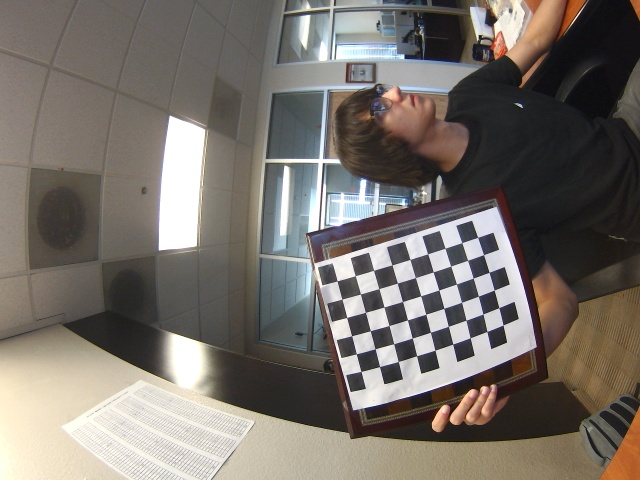
#> input picture imgs/calib_inputs/0.jpg, 640 x 480 px
$ python -i AnswerDetector.py   (imports and definitions only)
#> lines starting #> are read from the running program, lines starting #| are printed output that depends on the picture; after the words box and inside, x2 and y2 are one past the last pixel; in counts of white or black regions, pixels touching at a corner belong together
### src/classes/Grid.py
import cv2 as cv
import numpy as np
from math import sqrt

class Grid():
    def __init__(self, points, output_img=None):
        self.srt_pts = sorted(points, key=lambda  pt: pt[1])
        self.grid = []
        self._create(output_img)

    def _create(self, output_img):
        for pt in self.srt_pts:
            found_col = self._find_pt_column(pt)
            if not found_col:
                self.grid.append([pt])

        sides = self.side_most(2, output_img=output_img)
        if sides is not None:
            self.left, self.right = sides
            self.left = sorted(self.left, key=lambda pt: pt[1])
            self.right = sorted(self.right, key=lambda pt: pt[1])
        else:
            self.left, self.right = [],[]

    def _find_pt_column(self, pt):
        currX, currY = pt
        for col in self.grid:
            lastX, lastY = col[-1]
            xDis = abs(currX - lastX)
            yDis = abs(currY - lastY)

            if xDis < 15 and yDis < 40:
                col.append(pt)
                return True

        return False

    def side_most(self, amount, output_img=None):
        # less than expected amount of cols.
        if len(self.grid) < amount * 2:
            return

        left_cols = []
        right_cols = []

        left_sorted = sorted(self.grid, key = lambda col: col[0][0])
        for i in range(amount):
            left_cols.append(left_sorted[i])

        right_sorted = left_sorted[::-1]
        for i in range(amount):
            right_cols.append(right_sorted[i])

        # both = left_cols + right_cols
        # for i1, pt1 in

        # DISPLAY #
        if output_img is not None:
            img = output_img.copy()
            for grid in left_cols + right_cols:
                for pt in grid:
                    cv.circle(img, (int(pt[0]), int(pt[1])), 7, (0,255,0), 2)
            cv.imshow("grid_side_most_img", img)

        left = [pt for col in left_cols for pt in col]
        right = [pt for col in right_cols for pt in col]

        return (left, right)

    # [10 lines left out: function display, not called in this run]

### src/classes/old/AnswerDetector.py
import cv2 as cv
import numpy as np
from classes.Grid import Grid
import constants.answers as answer_list
from math import sqrt
from statistics import mean

class AnswerDetector():
    def __init__(self, **kwargs):
        self.save_thresh = None

    def _get_circlish(self, img):
        copy = img.copy()
        copy = cv.cvtColor(copy, cv.COLOR_BGR2GRAY)
        zeros_copy = np.zeros_like(copy)

        thresh = cv.adaptiveThreshold(copy, 255, cv.ADAPTIVE_THRESH_MEAN_C, cv.THRESH_BINARY_INV, 15, 3)
        self.save_thresh = thresh
        contours, _ = cv.findContours(thresh, cv.RETR_TREE, cv.CHAIN_APPROX_SIMPLE)

        contour_list = []
        for contour in contours:
            approx = cv.approxPolyDP(contour,0.01*cv.arcLength(contour,True),True)
            x, y, w, h = cv.boundingRect(contour)
            area = cv.contourArea(contour)
            if ((len(approx) > 8) & (area > 150) ):
                pixels = max(w, h)
                if pixels < 30:
                    contour_list.append(contour)

        points = []
        for cnt in contour_list:
            x, y, w, h = cv.boundingRect(cnt)
            cx = int(x+w/2)
            cy = int(y+h/2)
            points.append((cx, cy))
            cv.circle(zeros_copy, (cx, cy), 9, (255,0,0), 2)

        cv.imshow("circles", zeros_copy)

        return points

    def _get_blobs(self, img, display=False):
        copy = img.copy()
        copy = cv.cvtColor(copy, cv.COLOR_BGR2GRAY)

        params = cv.SimpleBlobDetector_Params()
        params.filterByArea = True
        params.minArea = 350
        detector = cv.SimpleBlobDetector_create(params)

        keypoints = detector.detect(copy)

        if display:
            for kp in keypoints:
                cv.circle(copy, (int(kp.pt[0]), int(kp.pt[1])), int(kp.size/2), 255, -1)

            copy = cv.drawKeypoints(copy, keypoints, None, (0, 255, 0), cv.DRAW_MATCHES_FLAGS_DRAW_RICH_KEYPOINTS)
            cv.imshow("drawn", copy)

        return keypoints

    # [65 lines left out: functions _merge_cols, _average_closest, _side_answers, _answers, not called in this run]


    def _expected_amount(self, cols):
        if cols is None:
            return False

        count = 0
        for side in cols:
            for col in side:
                count += len(col)

        return count == 46

    def _blob_perfectify(self, img, blobs, debug_display=True):
        img = img.copy()

        for bkp in blobs:
            cv.circle(img, (int(bkp.pt[0]), int(bkp.pt[1])), 10, (0,255,255), 2)

        if debug_display:
            cv.imshow("answerdetecor_blob_perfectify_img", img)
            cv.waitKey(0)

        return img


    def detect(self, img):
        blob_kp = self._get_blobs(img, display=True)
        img = self._blob_perfectify(img, blob_kp, debug_display=False)

        points = self._get_circlish(img)
        grid = Grid(points)
        side_cols = grid.side_most(2, output_img=img)

        if self._expected_amount(side_cols):
            left_cols, right_cols = side_cols
            answers = self._answers(blob_kp, left_cols, right_cols, img)
            print(answers)

>>> import cv2
>>> picture = cv2.imread('../../../imgs/calib_inputs/0.jpg')
#> picture is the input picture: shape (480, 640, 3); mean B, G, R 105.9, 112.5, 119
>>> result = AnswerDetector().detect(picture)
#> in _get_blobs, `copy = cv.cvtColor(copy, cv.COLOR_BGR2GRAY)`:
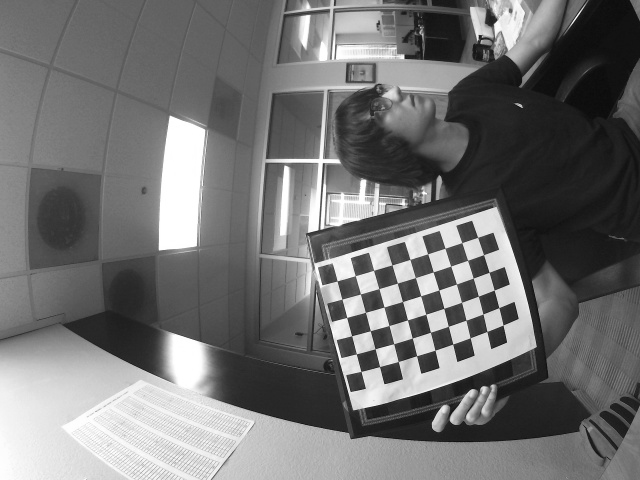
#> copy: shape (480, 640); min 11, max 255, mean 113.7
#> in _get_blobs, `keypoints = detector.detect(copy)`: keypoints = 2 keypoints; (x, y, size): (294, 124, 69.8), (361, 73, 31.1)
#> the loop in _get_blobs, `for kp in keypoints:` made 2 passes
#> kp on passes 1 to 2: keypoint at (293.8, 123.9), size 69.8, keypoint at (360.6, 72.5), size 31.1
#> after the loop in _get_blobs, `for kp in keypoints:`:
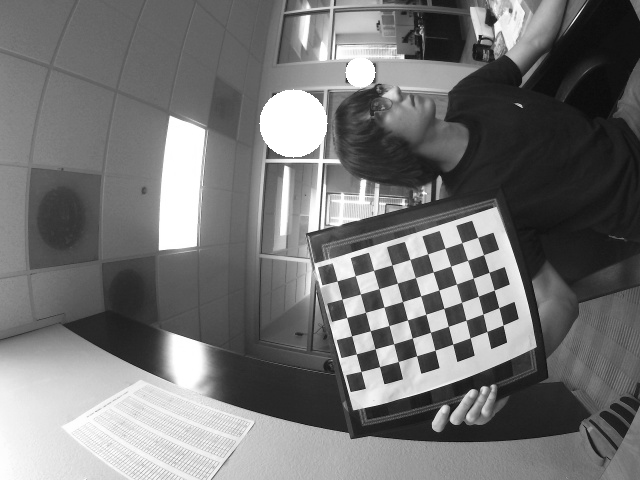
#> copy: shape (480, 640); 1.41% of pixels changed, all inside (x1, y1, x2, y2) = (259, 57, 376, 158)
#> in detect, `blob_kp = self._get_blobs(img, display=True)`: blob_kp has the same summary as keypoints in _get_blobs
#> the loop in _blob_perfectify, `for bkp in blobs:` made 2 passes
#> after the loop in _blob_perfectify, `for bkp in blobs:`:
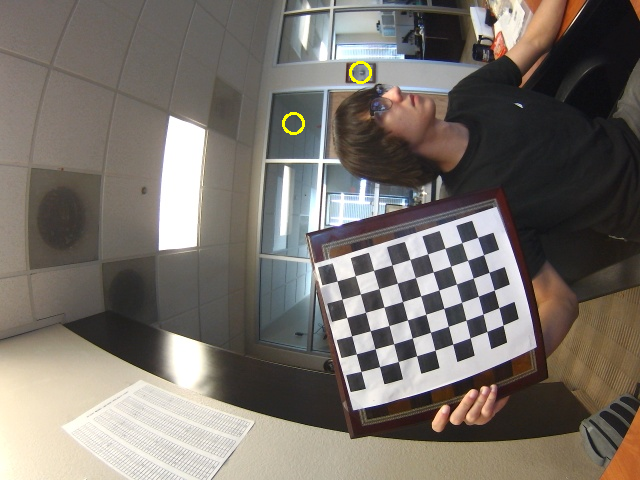
#> img: shape (480, 640, 3); 0.13% of pixels changed, all inside (x1, y1, x2, y2) = (282, 61, 372, 135)
#> in _get_circlish, `thresh = cv.adaptiveThreshold(copy, 255, cv.ADAPTIVE_THRESH_MEAN_C, cv..`:
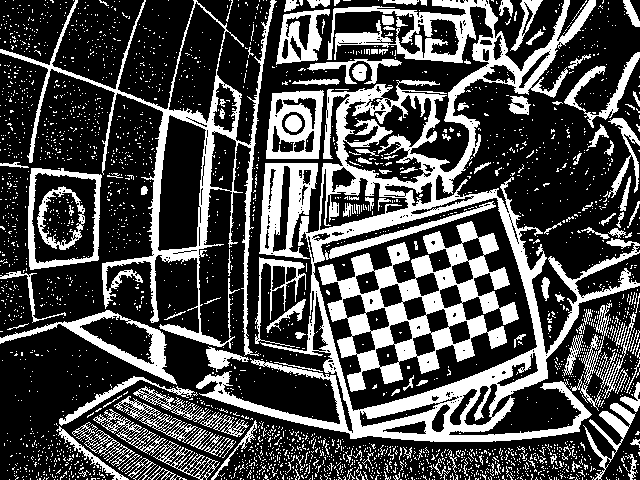
#> thresh: shape (480, 640); 29.9% white; 2855 white regions (2718 under 20 px)
#> in _get_circlish, `contours, _ = cv.findContours(thresh, cv.RETR_TREE, cv.CHAIN_APPROX_SI..`: contours = 3792 contours, 3567 with area under 20; largest, box (x1, y1, x2, y2) and area: (196, 0, 640, 442) 72360, (313, 197, 538, 412) 31576, (0, 0, 277, 356) 18394, (318, 221, 519, 392) 16348, (28, 168, 102, 270) 6520
#> the loop in _get_circlish, `for contour in contours:` made 3792 passes
#> (x, y, w, h, area, pixels) on passes 956, 980, 1021, 1046, 1085, 1218, 1247, 1387: (56, 426, 73, 54, 389.5, 73), (72, 422, 63, 45, 705, 63), (211, 420, 46, 60, 191, 60), (200, 412, 49, 25, 409.5, 49), (93, 409, 127, 71, 1824.5, 127), (583, 403, 53, 77, 795, 77), (114, 396, 117, 60, 1306, 117), (133, 386, 78, 37, 598, 78)
#> after the loop in _get_circlish, `for contour in contours:`: contour_list = 11 contours; largest, box (x1, y1, x2, y2) and area: (281, 111, 306, 136) 452, (375, 343, 400, 368) 394, (331, 166, 357, 193) 364, (271, 125, 295, 153) 312, (271, 265, 286, 291) 283
#> the loop in _get_circlish, `for cnt in contour_list:` made 11 passes
#> (x, y, w, h, cx, cy) on passes 1 to 8: (271, 265, 15, 26, 278, 278), (508, 96, 23, 19, 519, 105), (304, 130, 11, 23, 309, 141), (271, 125, 24, 28, 283, 139), (281, 111, 25, 25, 293, 123), (285, 115, 17, 17, 293, 123), (352, 64, 15, 17, 359, 72), (623, 0, 17, 27, 631, 13)
#> after the loop in _get_circlish, `for cnt in contour_list:`:
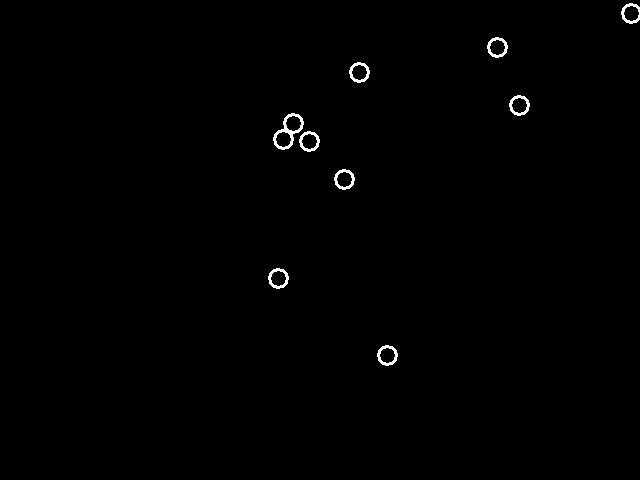
#> zeros_copy: shape (480, 640); 0.54% white; 9 white regions, largest, box (x1, y1, x2, y2) and area: (273, 113, 304, 150) 326, (487, 37, 508, 58) 168, (349, 62, 370, 83) 168
#> after the loop in _get_circlish, `for cnt in contour_list:`: points = [(278, 278), (519, 105), (309, 141), (283, 139), (293, 123), (293, 123), (359, 72), (631, 13), (387, 355), (344, 179), (497, 47)]
#> in __init__, `self.srt_pts = sorted(points, key=lambda  pt: pt[1])`: self.srt_pts = [(631, 13), (497, 47), (359, 72), (519, 105), (293, 123), (293, 123), (283, 139), (309, 141), (344, 179), (278, 278), (387, 355)]
#> the loop in _create, `for pt in self.srt_pts:` made 11 passes
#> call 2 of side_most, with amount = 2
#> the loop in side_most (call 2), `for grid in left_cols + right_cols:` made 4 passes
#> after the loop in side_most (call 2), `for grid in left_cols + right_cols:`:
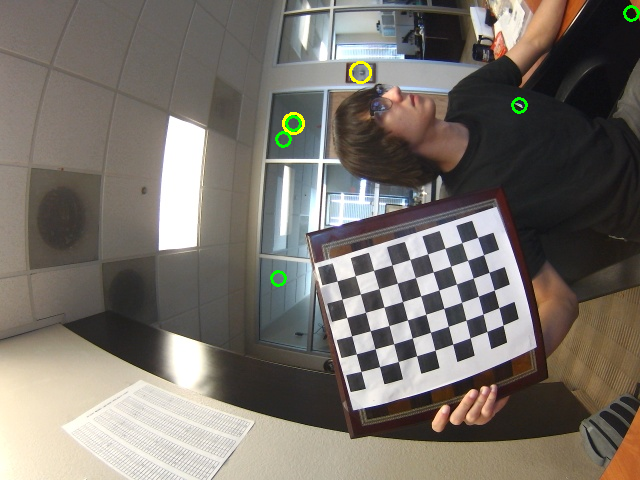
#> img: shape (480, 640, 3); 0.21% of pixels changed, all inside (x1, y1, x2, y2) = (270, 5, 640, 287)
#> the loop in _expected_amount, `for side in cols:` made 2 passes
#> side on passes 1 to 2: [(278, 278), (293, 123), (293, 123), (283, 139)], [(631, 13), (519, 105)]

$ run again, on imgs/calib_inputs/1.jpg
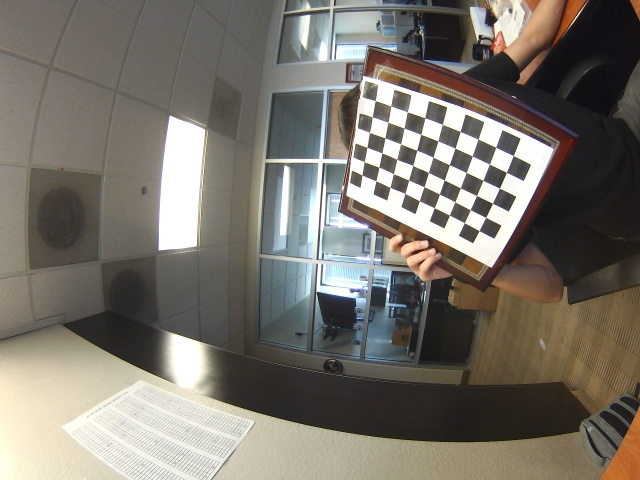
#> input picture imgs/calib_inputs/1.jpg, 640 x 480 px
#> picture is the input picture: shape (480, 640, 3); mean B, G, R 106.9, 115.5, 120.6
#> keypoints = 2 keypoints; (x, y, size): (293, 124, 68.3), (518, 168, 21.2)
#> the loop in _get_blobs, `for kp in keypoints:` made 2 passes
#> kp on passes 1 to 2: keypoint at (518.4, 168.2), size 21.2, keypoint at (293.3, 123.6), size 68.3
#> blob_kp has the same summary as keypoints in _get_blobs
#> the loop in _blob_perfectify, `for bkp in blobs:` made 2 passes
#> in _get_circlish, `thresh = cv.adaptiveThreshold(copy, 255, cv.ADAPTIVE_THRESH_MEAN_C, cv..`:
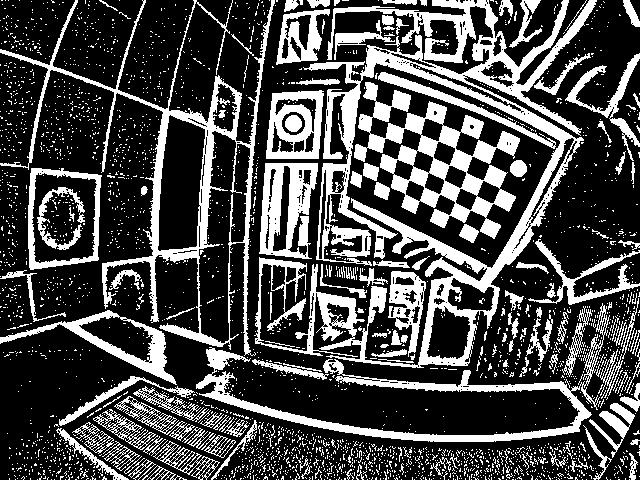
#> thresh: shape (480, 640); 29% white; 2860 white regions (2725 under 20 px)
#> contours = 3832 contours, 3609 with area under 20; largest, box (x1, y1, x2, y2) and area: (254, 0, 597, 368) 26114, (0, 0, 275, 356) 19704, (354, 82, 520, 239) 10105, (198, 130, 251, 344) 6598, (28, 168, 102, 270) 6518
#> the loop in _get_circlish, `for contour in contours:` made 3832 passes
#> (x, y, w, h, area, pixels) on passes 910, 978, 1037, 1089, 1107, 1117, 1132, 1159: (102, 441, 38, 30, 322.5, 38), (143, 436, 77, 44, 1007, 77), (204, 435, 32, 23, 278.5, 32), (56, 428, 73, 52, 404.5, 73), (182, 427, 34, 23, 179.5, 34), (583, 425, 29, 55, 164.5, 55), (72, 422, 42, 32, 456, 42), (211, 420, 46, 60, 185.5, 60)
#> after the loop in _get_circlish, `for contour in contours:`: contour_list = 14 contours; largest, box (x1, y1, x2, y2) and area: (281, 111, 306, 136) 452, (455, 188, 478, 211) 299, (271, 264, 286, 291) 287, (326, 302, 350, 324) 284, (424, 172, 445, 195) 282
#> the loop in _get_circlish, `for cnt in contour_list:` made 14 passes
#> (x, y, w, h, cx, cy) on passes 1 to 8: (620, 383, 20, 29, 630, 397), (374, 182, 16, 18, 382, 191), (363, 163, 16, 18, 371, 172), (510, 160, 17, 17, 518, 168), (281, 111, 25, 25, 293, 123), (285, 115, 17, 17, 293, 123), (455, 188, 23, 23, 466, 199), (405, 180, 20, 22, 415, 191)
#> after the loop in _get_circlish, `for cnt in contour_list:`: points = [(630, 397), (382, 191), (371, 172), (518, 168), (293, 123), (293, 123), (466, 199), (415, 191), (434, 183), (403, 170), (631, 13), (338, 313), (278, 277), (338, 182)]
#> self.srt_pts = [(631, 13), (293, 123), (293, 123), (518, 168), (403, 170), (371, 172), (338, 182), (434, 183), (382, 191), (415, 191), (466, 199), (278, 277), (338, 313), (630, 397)]
#> the loop in _create, `for pt in self.srt_pts:` made 14 passes
#> the loop in side_most (call 2), `for grid in left_cols + right_cols:` made 4 passes
#> after the loop in side_most (call 2), `for grid in left_cols + right_cols:`:
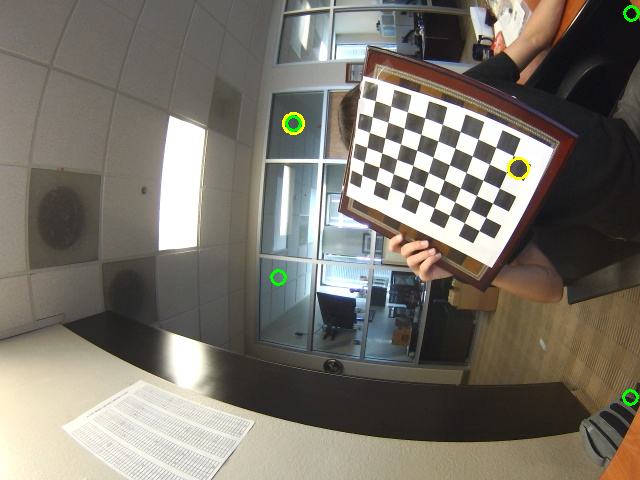
#> img: shape (480, 640, 3); mean B, G, R 106.6, 116, 120.7
#> the loop in _expected_amount, `for side in cols:` made 2 passes
#> side on passes 1 to 2: [(278, 277), (293, 123), (293, 123)], [(631, 13), (630, 397)]

$ run again, on imgs/calib_inputs/10.jpg
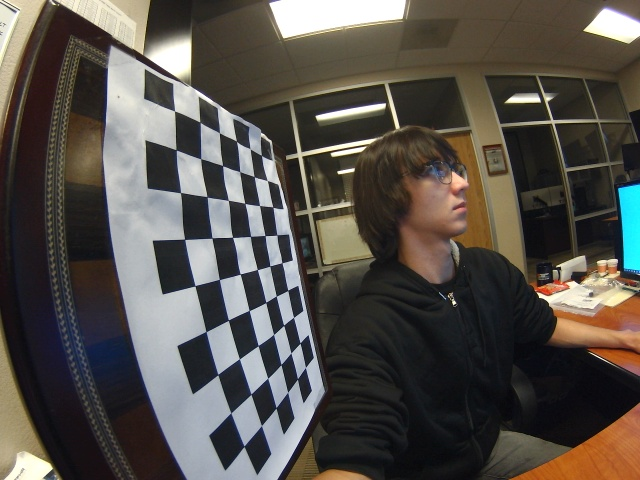
#> input picture imgs/calib_inputs/10.jpg, 640 x 480 px
#> picture is the input picture: shape (480, 640, 3); mean B, G, R 74.4, 80.4, 85.2
#> keypoints = 7 keypoints; (x, y, size): (429, 103, 68.3), (173, 265, 51.7), (581, 144, 48.5), (198, 362, 46.4), (234, 385, 37), (188, 136, 35.6), (270, 356, 28.9)
#> the loop in _get_blobs, `for kp in keypoints:` made 7 passes
#> kp on passes 1 to 7: keypoint at (234.4, 385.3), size 37, keypoint at (269.9, 355.8), size 28.9, keypoint at (197.7, 361.5), size 46.4, keypoint at (172.8, 265.2), size 51.7, keypoint at (580.8, 143.6), size 48.5, keypoint at (187.9, 135.9), size 35.6, keypoint at (428.7, 103), size 68.3
#> blob_kp has the same summary as keypoints in _get_blobs
#> the loop in _blob_perfectify, `for bkp in blobs:` made 7 passes
#> in _get_circlish, `thresh = cv.adaptiveThreshold(copy, 255, cv.ADAPTIVE_THRESH_MEAN_C, cv..`:
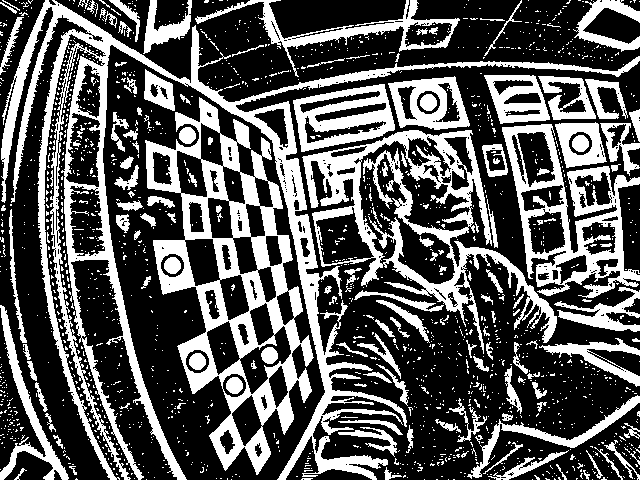
#> thresh: shape (480, 640); 34.6% white; 1651 white regions (1502 under 20 px)
#> contours = 2162 contours, 1960 with area under 20; largest, box (x1, y1, x2, y2) and area: (145, 97, 314, 475) 32167, (1, 0, 640, 480) 28836, (302, 130, 557, 354) 22596, (502, 124, 640, 298) 12434, (358, 140, 471, 285) 7965
#> the loop in _get_circlish, `for contour in contours:` made 2162 passes
#> (x, y, w, h, area, pixels) on passes 166, 277, 439, 455, 598, 614, 715, 738: (488, 450, 81, 30, 400, 81), (338, 427, 59, 30, 343.5, 59), (449, 398, 38, 44, 211, 44), (467, 395, 173, 84, 1413.5, 173), (504, 366, 18, 48, 238, 48), (376, 364, 33, 42, 159, 42), (539, 338, 101, 49, 1214, 101), (357, 333, 44, 46, 249.5, 46)
#> after the loop in _get_circlish, `for contour in contours:`: contour_list = 20 contours; largest, box (x1, y1, x2, y2) and area: (568, 131, 593, 156) 452, (222, 373, 247, 398) 452, (185, 349, 210, 374) 452, (160, 253, 185, 278) 452, (416, 90, 441, 115) 452
#> the loop in _get_circlish, `for cnt in contour_list:` made 20 passes
#> (x, y, w, h, cx, cy) on passes 1 to 8: (114, 165, 25, 25, 126, 177), (485, 149, 21, 23, 495, 160), (450, 164, 20, 27, 460, 177), (179, 127, 17, 17, 187, 135), (595, 258, 24, 19, 607, 267), (606, 123, 21, 26, 616, 136), (568, 131, 25, 25, 580, 143), (572, 135, 17, 17, 580, 143)
#> the loop in _create, `for pt in self.srt_pts:` made 20 passes
#> pt on passes 1 to 8: (428, 102), (428, 102), (573, 106), (187, 135), (616, 136), (580, 143), (580, 143), (495, 160)
#> the loop in side_most (call 2), `for grid in left_cols + right_cols:` made 4 passes
#> grid on passes 1 to 4: [(126, 177)], [(172, 265), (172, 265)], [(616, 136)], [(607, 267)]
#> after the loop in side_most (call 2), `for grid in left_cols + right_cols:`:
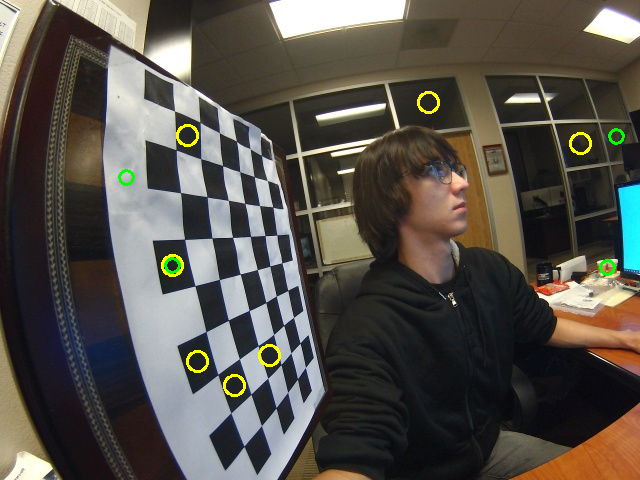
#> img: shape (480, 640, 3); mean B, G, R 74, 81.5, 85.9
#> the loop in _expected_amount, `for side in cols:` made 2 passes
#> side on passes 1 to 2: [(126, 177), (172, 265), (172, 265)], [(616, 136), (607, 267)]
